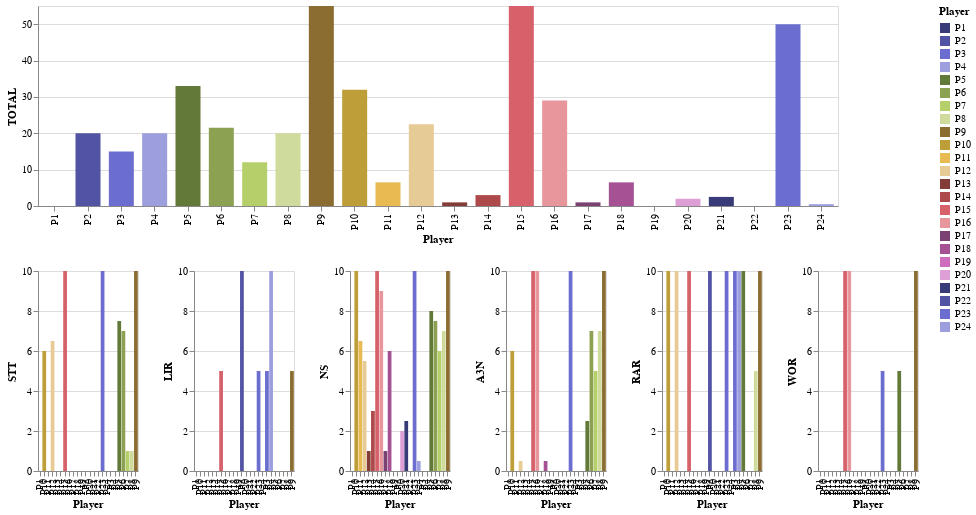

The notebook cell this image was saved under:
### Markdown cell above
### Detailed Charts

### Code cell
#collapse-hide
dt9_8 = pd.read_csv("/home/rubens/papers_briefing/csvs/map24x24.csv")
selector = alt.selection_single(empty='all', fields=['Player'])
l = dt9_8['Player'].tolist()
color_scale = alt.Scale(domain=l,scheme="category20b")
base = alt.Chart(dt9_8).properties(
    width=800,
    height=200
).add_selection(selector)

points = base.mark_bar(filled=True, size=25).encode(
    x=alt.X('Player:N', sort=alt.EncodingSortField(field='Test', order='descending')),
    y=alt.Y('TOTAL:Q',            
            scale=alt.Scale(domain=[0,max(dt9_8['TOTAL'].tolist())])),
    tooltip=['Test:N','Type:N'],
    color=alt.condition(selector,
                        'Player:N',
                        alt.value('lightgray'),
                        scale=color_scale),
)

hists = base.mark_bar(opacity=1.0, thickness=100).encode(
    x=alt.X('Player:N'),
    y=alt.Y('STT:Q',
            stack=None,
            scale=alt.Scale(domain=[0,10])),
    color=alt.Color('Player:N',
                    scale=color_scale),
    tooltip=['Code:N']
).transform_filter(
    selector
).properties(
    width=100,
    height=200
)

hists2 = base.mark_bar(opacity=1.0, thickness=100).encode(
    x=alt.X('Player:N'),
    y=alt.Y('LIR:Q',
            stack=None,
            scale=alt.Scale(domain=[0,10])),
    color=alt.Color('Player:N',
                    scale=color_scale),
    tooltip=['Code:N']
).transform_filter(
    selector
).properties(
    width=100,
    height=200
)

hists3 = base.mark_bar(opacity=1.0, thickness=80).encode(
    x=alt.X('Player:N'),
    y=alt.Y('NS:Q',
            stack=None,
            scale=alt.Scale(domain=[0,10])),
    color=alt.Color('Player:N',
                    scale=color_scale),
    tooltip=['Code:N']
).transform_filter(
    selector
).properties(
    width=100,
    height=200
)

hists4 = base.mark_bar(opacity=1.0, thickness=80).encode(
    x=alt.X('Player:N'),
    y=alt.Y('A3N:Q',
            stack=None,
            scale=alt.Scale(domain=[0,10])),
    color=alt.Color('Player:N',
                    scale=color_scale),
    tooltip=['Code:N']
).transform_filter(
    selector
).properties(
    width=100,
    height=200
)

hists5 = base.mark_bar(opacity=1.0, thickness=80).encode(
    x=alt.X('Player:N'),
    y=alt.Y('RAR:Q',
            stack=None,
            scale=alt.Scale(domain=[0,10])),
    color=alt.Color('Player:N',
                    scale=color_scale),
    tooltip=['Code:N']
).transform_filter(
    selector
).properties(
    width=100,
    height=200
)

hists6 = base.mark_bar(opacity=1.0, thickness=80).encode(
    x=alt.X('Player:N'),
    y=alt.Y('WOR:Q',
            stack=None,
            scale=alt.Scale(domain=[0,10])),
    color=alt.Color('Player:N',
                    scale=color_scale),
    tooltip=['Code:N']
).transform_filter(
    selector
).properties(
    width=100,
    height=200
)

alt.vconcat(points , hists | hists2 | hists3 | hists4 | hists5 | hists6)

### Figure 1 — Vega-Lite specification as saved in the notebook (floating-point values rounded to 4 significant figures)
{"config": {"view": {"continuousWidth": 400, "continuousHeight": 300}}, "vconcat": [{"mark": {"type": "bar", "filled": true, "size": 25}, "encoding": {"color": {"condition": {"type": "nominal", "field": "Player", "scale": {"domain": ["P1", "P2", "P3", "P4", "P5", "P6", "P7", "P8", "P9", "P10", "P11", "P12", "P13", "P14", "P15", "P16", "P17", "P18", "P19", "P20", "P21", "P22", "P23", "P24"], "scheme": "category20b"}, "selection": "selector011"}, "value": "lightgray"}, "tooltip": [{"type": "nominal", "field": "Test"}, {"type": "nominal", "field": "Type"}], "x": {"type": "nominal", "field": "Player", "sort": {"field": "Test", "order": "descending"}}, "y": {"type": "quantitative", "field": "TOTAL", "scale": {"domain": [0, 55.0]}}}, "height": 200, "selection": {"selector011": {"type": "single", "empty": "all", "fields": ["Player"]}}, "width": 800}, {"hconcat": [{"mark": {"type": "bar", "opacity": 1.0, "thickness": 100}, "encoding": {"color": {"type": "nominal", "field": "Player", "scale": {"domain": ["P1", "P2", "P3", "P4", "P5", "P6", "P7", "P8", "P9", "P10", "P11", "P12", "P13", "P14", "P15", "P16", "P17", "P18", "P19", "P20", "P21", "P22", "P23", "P24"], "scheme": "category20b"}}, "tooltip": [{"type": "nominal", "field": "Code"}], "x": {"type": "nominal", "field": "Player"}, "y": {"type": "quantitative", "field": "STT", "scale": {"domain": [0, 10]}, "stack": null}}, "height": 200, "selection": {"selector011": {"type": "single", "empty": "all", "fields": ["Player"]}}, "transform": [{"filter": {"selection": "selector011"}}], "width": 100}, {"mark": {"type": "bar", "opacity": 1.0, "thickness": 100}, "encoding": {"color": {"type": "nominal", "field": "Player", "scale": {"domain": ["P1", "P2", "P3", "P4", "P5", "P6", "P7", "P8", "P9", "P10", "P11", "P12", "P13", "P14", "P15", "P16", "P17", "P18", "P19", "P20", "P21", "P22", "P23", "P24"], "scheme": "category20b"}}, "tooltip": [{"type": "nominal", "field": "Code"}], "x": {"type": "nominal", "field": "Player"}, "y": {"type": "quantitative", "field": "LIR", "scale": {"domain": [0, 10]}, "stack": null}}, "height": 200, "selection": {"selector011": {"type": "single", "empty": "all", "fields": ["Player"]}}, "transform": [{"filter": {"selection": "selector011"}}], "width": 100}, {"mark": {"type": "bar", "opacity": 1.0, "thickness": 80}, "encoding": {"color": {"type": "nominal", "field": "Player", "scale": {"domain": ["P1", "P2", "P3", "P4", "P5", "P6", "P7", "P8", "P9", "P10", "P11", "P12", "P13", "P14", "P15", "P16", "P17", "P18", "P19", "P20", "P21", "P22", "P23", "P24"], "scheme": "category20b"}}, "tooltip": [{"type": "nominal", "field": "Code"}], "x": {"type": "nominal", "field": "Player"}, "y": {"type": "quantitative", "field": "NS", "scale": {"domain": [0, 10]}, "stack": null}}, "height": 200, "selection": {"selector011": {"type": "single", "empty": "all", "fields": ["Player"]}}, "transform": [{"filter": {"selection": "selector011"}}], "width": 100}, {"mark": {"type": "bar", "opacity": 1.0, "thickness": 80}, "encoding": {"color": {"type": "nominal", "field": "Player", "scale": {"domain": ["P1", "P2", "P3", "P4", "P5", "P6", "P7", "P8", "P9", "P10", "P11", "P12", "P13", "P14", "P15", "P16", "P17", "P18", "P19", "P20", "P21", "P22", "P23", "P24"], "scheme": "category20b"}}, "tooltip": [{"type": "nominal", "field": "Code"}], "x": {"type": "nominal", "field": "Player"}, "y": {"type": "quantitative", "field": "A3N", "scale": {"domain": [0, 10]}, "stack": null}}, "height": 200, "selection": {"selector011": {"type": "single", "empty": "all", "fields": ["Player"]}}, "transform": [{"filter": {"selection": "selector011"}}], "width": 100}, {"mark": {"type": "bar", "opacity": 1.0, "thickness": 80}, "encoding": {"color": {"type": "nominal", "field": "Player", "scale": {"domain": ["P1", "P2", "P3", "P4", "P5", "P6", "P7", "P8", "P9", "P10", "P11", "P12", "P13", "P14", "P15", "P16", "P17", "P18", "P19", "P20", "P21", "P22", "P23", "P24"], "scheme": "category20b"}}, "tooltip": [{"type": "nominal", "field": "Code"}], "x": {"type": "nominal", "field": "Player"}, "y": {"type": "quantitative", "field": "RAR", "scale": {"domain": [0, 10]}, "stack": null}}, "height": 200, "selection": {"selector011": {"type": "single", "empty": "all", "fields": ["Player"]}}, "transform": [{"filter": {"selection": "selector011"}}], "width": 100}, {"mark": {"type": "bar", "opacity": 1.0, "thickness": 80}, "encoding": {"color": {"type": "nominal", "field": "Player", "scale": {"domain": ["P1", "P2", "P3", "P4", "P5", "P6", "P7", "P8", "P9", "P10", "P11", "P12", "P13", "P14", "P15", "P16", "P17", "P18", "P19", "P20", "P21", "P22", "P23", "P24"], "scheme": "category20b"}}, "tooltip": [{"type": "nominal", "field": "Code"}], "x": {"type": "nominal", "field": "Player"}, "y": {"type": "quantitative", "field": "WOR", "scale": {"domain": [0, 10]}, "stack": null}}, "height": 200, "selection": {"selector011": {"type": "single", "empty": "all", "fields": ["Player"]}}, "transform": [{"filter": {"selection": "selector011"}}], "width": 100}]}], "data": {"name": "data-2d5e93b3710819a6aba32cced8ac3e73"}, "$schema": "https://vega.github.io/schema/vega-lite/v4.8.1.json", "datasets": {"data-2d5e93b3710819a6aba32cced8ac3e73": [{"Player": "P1", "STT": 0.0, "LIR": 0.0, "RAR": 0.0, "WOR": 0.0, "NS": 0.0, "A3N": 0.0, "TOTAL": 0.0, "Test": "L24-42826032", "Type": "LE", "Code": "train(Worker,6,Up) for(u) (harvest(1,u))"}, {"Player": "P2", "STT": 0.0, "LIR": 10.0, "RAR": 10.0, "WOR": 0.0, "NS": 0.0, "A3N": 0.0, "TOTAL": 20.0, "Test": "L24x24-31696816", "Type": "MP", "Code": "attack(Worker,closest) train(Worker,19,Right)"}, {"Player": "P3", "STT": 0.0, "LIR": 5.0, "RAR": 10.0, "WOR": 0.0, "NS": 0.0, "A3N": 0.0, "TOTAL": 15.0, "Test": "L24x24-31696815", "Type": "MP", "Code": "for(u) (attack(Worker,closest,u) train(Worker,6,Up))"}, {"Player": "P4", "STT": 0.0, "LIR": 10.0, "RAR": 10.0, "WOR": 0.0, "NS": 0.0, "A3N": 0.0, "TOTAL": 20.0, "Test": "L24x24-31696820", "Type": "LE", "Code": "train(Worker,7,Down) for(u) (attack(Worker,closest,u))"}, {"Player": "P5", "STT": 7.5, "LIR": 0.0, "RAR": 10.0, "WOR": 5.0, "NS": 8.0, "A3N": 2.5, "TOTAL": 33.0, "Test": "L24-42826026", "Type": "LE", "Code": "harvest(1) attack(Worker,closest) train(Worker,8,Right)"}, {"Player": "P6", "STT": 7.0, "LIR": 0.0, "RAR": 0.0, "WOR": 0.0, "NS": 7.5, "A3N": 7.0, "TOTAL": 21.5, "Test": "L24x24-31696816", "Type": "LE", "Code": "train(Worker,17,Down) harvest(3) attack(Worker,closest)"}, {"Player": "P7", "STT": 1.0, "LIR": 0.0, "RAR": 0.0, "WOR": 0.0, "NS": 6.0, "A3N": 5.0, "TOTAL": 12.0, "Test": "L24x24-31696821", "Type": "LE", "Code": "harvest(3) attack(Worker,closest) train(Worker,17,Right)"}, {"Player": "P8", "STT": 1.0, "LIR": 0.0, "RAR": 5.0, "WOR": 0.0, "NS": 7.0, "A3N": 7.0, "TOTAL": 20.0, "Test": "L24-42826032", "Type": "LE", "Code": "harvest(2) train(Worker,18,Down) for(u) (attack(Worker,closest,u))"}, {"Player": "P9", "STT": 10.0, "LIR": 5.0, "RAR": 10.0, "WOR": 10.0, "NS": 10.0, "A3N": 10.0, "TOTAL": 55.0, "Test": "L24x24-31696821", "Type": "ME", "Code": "build(Barrack,3,Left) harvest(3) attack(Light,closest) train(Light,10,Up)"}, {"Player": "P10", "STT": 6.0, "LIR": 0.0, "RAR": 10.0, "WOR": 0.0, "NS": 10.0, "A3N": 6.0, "TOTAL": 32.0, "Test": "L24-42826032", "Type": "MP", "Code": "for(u) (harvest(2,u) train(Worker,11,Up)) for(u) (attack(Worker,closest,u))"}, {"Player": "P11", "STT": 0.0, "LIR": 0.0, "RAR": 0.0, "WOR": 0.0, "NS": 6.5, "A3N": 0.0, "TOTAL": 6.5, "Test": "L24x24-31696815", "Type": "LE", "Code": "train(Worker,9,Left) harvest(2) for(u) (harvest(2,u) attack(Worker,closest,u))"}, {"Player": "P12", "STT": 6.5, "LIR": 0.0, "RAR": 10.0, "WOR": 0.0, "NS": 5.5, "A3N": 0.5, "TOTAL": 22.5, "Test": "L24x24-31696820", "Type": "LE", "Code": "for(u) (harvest(1,u)) for(u) (attack(Worker,closest,u)) for(u) (train(Worker,17,Up))"}, {"Player": "P13", "STT": 0.0, "LIR": 0.0, "RAR": 0.0, "WOR": 0.0, "NS": 1.0, "A3N": 0.0, "TOTAL": 1.0, "Test": "L24-42826026", "Type": "ME", "Code": "for(u) (train(Ranged,13,Left) build(Barrack,1,Up,u) harvest(7,u) attack(Ranged,lessHealthy,u))"}, {"Player": "P14", "STT": 0.0, "LIR": 0.0, "RAR": 0.0, "WOR": 0.0, "NS": 3.0, "A3N": 0.0, "TOTAL": 3.0, "Test": "L24x24-31696820", "Type": "ME", "Code": "harvest(3) train(Worker,19,Up) build(Barrack,4,Right) train(Light,11,Down) attack(Worker,weakest)"}, {"Player": "P15", "STT": 10.0, "LIR": 5.0, "RAR": 10.0, "WOR": 10.0, "NS": 10.0, "A3N": 10.0, "TOTAL": 55.0, "Test": "L24x24-31696821", "Type": "LE", "Code": "for(u) (build(Barrack,1,Up,u) harvest(4,u)) for(u) (attack(Light,closest,u) train(Light,14,Left))"}, {"Player": "P16", "STT": 0.0, "LIR": 0.0, "RAR": 0.0, "WOR": 10.0, "NS": 9.0, "A3N": 10.0, "TOTAL": 29.0, "Test": "L24-42826026.", "Type": "MP", "Code": "for(u) (build(Barrack,1,Down,u)) for(u) (train(Ranged,14,Right) attack(Ranged,closest,u) harvest(4,u))"}, {"Player": "P17", "STT": 0.0, "LIR": 0.0, "RAR": 0.0, "WOR": 0.0, "NS": 1.0, "A3N": 0.0, "TOTAL": 1.0, "Test": "L24x24-31696815", "Type": "ME", "Code": "for(u) (train(Worker,19,Right)) train(Ranged,19,Down) harvest(5) build(Barrack,3,Right) attack(Worker,strongest)"}, {"Player": "P18", "STT": 0.0, "LIR": 0.0, "RAR": 0.0, "WOR": 0.0, "NS": 6.0, "A3N": 0.5, "TOTAL": 6.5, "Test": "L24-42826032", "Type": "ME", "Code": "build(Barrack,1,Left) train(Worker,10,Up) for(u) (harvest(3,u)) for(u) (train(Worker,13,EnemyDir) attack(Worker,closest,u))"}, {"Player": "P19", "STT": 0.0, "LIR": 0.0, "RAR": 0.0, "WOR": 0.0, "NS": 0.0, "A3N": 0.0, "TOTAL": 0.0, "Test": "L24x24-31696820", "Type": "MP", "Code": "for(u) (harvest(9,u) attack(Worker,strongest,u) train(Worker,13,Up)) if(HaveQtdUnitsbyType(Worker,8)) (build(Barrack,3,Left))"}, {"Player": "P20", "STT": 0.0, "LIR": 0.0, "RAR": 0.0, "WOR": 0.0, "NS": 2.0, "A3N": 0.0, "TOTAL": 2.0, "Test": "L24x24-31696815", "Type": "LE", "Code": "for(u) (harvest(4,u) harvest(9,u) train(Worker,12,Down) build(Barrack,1,Right,u) attack(Worker,weakest,u) train(Ranged,10,Up))"}, {"Player": "P21", "STT": 0.0, "LIR": 0.0, "RAR": 0.0, "WOR": 0.0, "NS": 2.5, "A3N": 0.0, "TOTAL": 2.5, "Test": "L24x24-31696816", "Type": "LE", "Code": "build(Barrack,1,Up) train(Worker,15,Right) moveToUnit(Ranged,Ally,farthest) train(Ranged,19,Down) harvest(6) attack(Worker,closest)"}, {"Player": "P22", "STT": 0.0, "LIR": 0.0, "RAR": 0.0, "WOR": 0.0, "NS": 0.0, "A3N": 0.0, "TOTAL": 0.0, "Test": "L24x24-31696816", "Type": "ME", "Code": "for(u) (harvest(7,u) train(Heavy,7,Right)) train(Worker,7,Down) attack(Heavy,strongest) build(Barrack,1,Left) for(u) (moveaway(Heavy,u))"}, {"Player": "P23", "STT": 10.0, "LIR": 5.0, "RAR": 10.0, "WOR": 5.0, "NS": 10.0, "A3N": 10.0, "TOTAL": 50.0, "Test": "L24x24-31696821.", "Type": "MP", "Code": "for(u) (build(Barrack,4,Right,u) train(Light,12,Left) harvest(8,u)) for(u) (attack(Light,closest,u)) train(Worker,4,Left) for(u) (attack(Worker,lessHealthy,u))"}, {"Player": "P24", "STT": 0.0, "LIR": 0.0, "RAR": 0.0, "WOR": 0.0, "NS": 0.5, "A3N": 0.0, "TOTAL": 0.5, "Test": "L24-42826026", "Type": "LE", "Code": "train(Worker,3,Right) for(u) (harvest(8,u) train(Worker,15,Down) moveToUnit(Worker,Enemy,weakest,u) attack(Worker,strongest,u)) for(u) (train(Ranged,4,EnemyDir)) build(Barrack,4,Up)"}]}}
